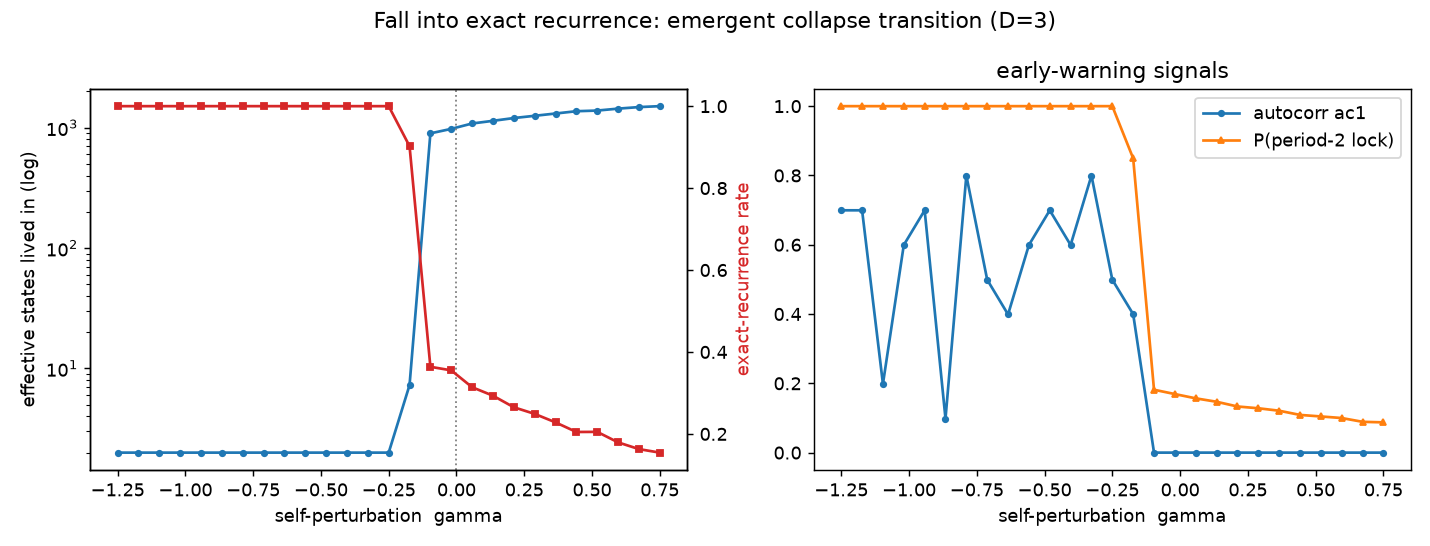

Write Python code to recreate this figure.
"""collapse_transition.py
How far must a system degrade before it falls into EXACT RECURRENCE -- and
what does the fall look like?

We sweep the self-perturbation strength gamma through zero into attraction
(visited configurations become MORE likely to recur) and track:

Order parameters of collapse:
  eff_states  1/sum(p_i^2) over visit fractions -- effective # of configs lived in
  rho_exact   same-site recurrence (late window)
  rms         RMS displacement (is the trajectory going anywhere?)

Early-warning signals (do we SEE the fall coming?):
  ac1         lag-1 autocorrelation of position (critical slowing down)
  osc2        P(x_t == x_{t-2}) -- period-2 locking, the death gait

Everything is emergent: no imposed drift, no imposed schedule. The walker only
knows the local rule w(site) = exp(-gamma * visits[site]).
"""

import csv
import numpy as np
import matplotlib
matplotlib.use("Agg")
import matplotlib.pyplot as plt

from ablation_study import walk


def collapse_metrics(X):
    n = len(X)
    h = n // 2
    late = X[h:]

    seen = set()
    exact = np.zeros(n, dtype=bool)
    osc2 = np.zeros(n, dtype=bool)
    for t in range(1, n):
        key = tuple(X[t])
        if key in seen:
            exact[t] = True
        if t >= 2 and key == tuple(X[t - 2]):
            osc2[t] = True
        seen.add(key)

    late_counts = {}
    for x in late:
        k = tuple(x)
        late_counts[k] = late_counts.get(k, 0) + 1
    v = np.array(list(late_counts.values()), dtype=float)
    p = v / v.sum()
    eff = float(1.0 / (p ** 2).sum())

    x = late[:, 1].astype(float)                              # one coordinate
    xc = x - x.mean()
    denom = (xc[:-1] ** 2).sum() * (xc[1:] ** 2).sum()
    ac1 = float((xc[:-1] * xc[1:]).sum() / denom) if denom > 0 else 1.0

    return (
        float(exact[h:].mean()),
        eff,
        float(np.sqrt((late ** 2).sum(1).mean())),
        ac1,
        float(osc2[h:].mean()),
    )


if __name__ == "__main__":
    D, STEPS, TRIALS = 3, 4000, 10
    gammas = np.linspace(-1.25, 0.75, 27)

    rows = []
    print(f"D={D} steps={STEPS} trials={TRIALS}")
    print(f"{'gamma':>7} {'rho_ex':>7} {'eff_st':>9} {'rms':>8} "
          f"{'ac1':>7} {'osc2':>7}")
    for g in gammas:
        acc = np.zeros(5)
        for i in range(TRIALS):
            X, _ = walk(D, float(g), STEPS, 42000 + i * 23 + int(abs(g) * 100))
            acc += np.array(collapse_metrics(X))
        m = acc / TRIALS
        rows.append((float(g), *m))
        print(f"{g:>7.3f} {m[0]:>7.3f} {m[1]:>9.1f} {m[2]:>8.1f} "
              f"{m[3]:>7.3f} {m[4]:>7.3f}")

    with open("collapse_transition.csv", "w", newline="") as f:
        w = csv.writer(f)
        w.writerow(["gamma", "rho_exact", "eff_states", "rms", "ac1", "osc2"])
        w.writerows(rows)

    r = {k: np.array([row[j] for row in rows])
         for j, k in enumerate(["g", "rho", "eff", "rms", "ac1", "osc2"])}

    fig, ax = plt.subplots(1, 2, figsize=(11, 4.2))
    ax[0].semilogy(r["g"], r["eff"], marker="o", ms=3, color="tab:blue")
    ax[0].set_ylabel("effective states lived in (log)")
    ax[0].set_xlabel("self-perturbation  gamma")
    ax[0].axvline(0.0, color="grey", ls=":", lw=1)
    ax2 = ax[0].twinx()
    ax2.plot(r["g"], r["rho"], marker="s", ms=3, color="tab:red")
    ax2.set_ylabel("exact-recurrence rate", color="tab:red")

    ax[1].plot(r["g"], r["ac1"], marker="o", ms=3, label="autocorr ac1")
    ax[1].plot(r["g"], r["osc2"], marker="^", ms=3, label="P(period-2 lock)")
    ax[1].set_xlabel("self-perturbation  gamma")
    ax[1].legend()
    ax[1].set_title("early-warning signals")

    fig.suptitle("Fall into exact recurrence: emergent collapse transition (D=3)")
    fig.tight_layout()
    fig.savefig("collapse_transition.png", dpi=130)
    print("\nwrote collapse_transition.csv, collapse_transition.png")
